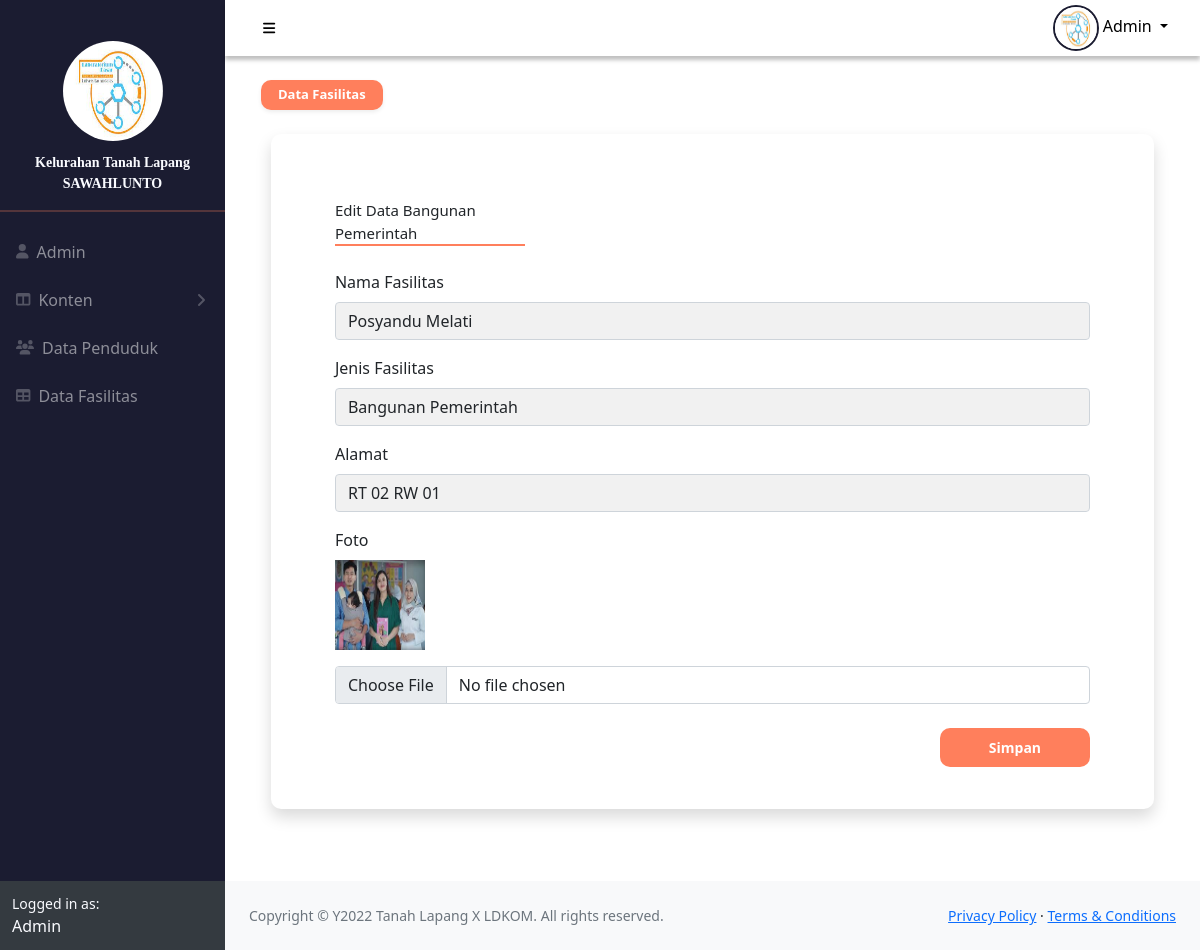
The page /main.php?p=fasilitas.edit&id=13 (signed in) on the database its author committed.
### tables this page shows
CREATE TABLE `user` (
  `id` int(100) NOT NULL,
  `uname` varchar(1000) NOT NULL,
  `pass` varchar(1000) NOT NULL,
  `role` varchar(1000) NOT NULL,
  `nama` varchar(1000) NOT NULL,
  `nip` int(100) NOT NULL,
  `jabatan` varchar(1000) NOT NULL,
  `nohp` varchar(1000) DEFAULT NULL,
  `alamat` varchar(1000) DEFAULT NULL,
  `foto` varchar(1000) DEFAULT NULL
);

CREATE TABLE `fasilitas` (
  `id` int(11) NOT NULL,
  `nama` varchar(1000) NOT NULL,
  `id_jenis` int(11) NOT NULL,
  `alamat` varchar(1000) NOT NULL,
  `foto` varchar(1000) NOT NULL
);

CREATE TABLE `jenis_fasilitas` (
  `idf` int(11) NOT NULL,
  `jenis` varchar(1000) NOT NULL
);

### process/fasilitas/edit.php (the view, shortened to what this page needs)
<div class="container">
  <div class="content p-4">
    <nav aria-label="breadcrumb">
      <ol class="breadcrumb">
        <li class="active" aria-current="page">
          <a href="?p=fasilitas.index" class="btn btn-sm shadow-sm px-3" style="background-color: #ff7f5c; color: #fff; font-weight: bold; font-size: 13px;border-radius: 10px;">
            Data Fasilitas
          </a>
        </li>
      </ol>
    </nav>
	<?php
        $id  = $_GET['id'];
        $sql = "SELECT*FROM fasilitas a
                	LEFT JOIN jenis_fasilitas b ON (a.id_jenis=b.idf)
                WHERE a.id = '$id'";
        $res = $conn->query($sql);
        $data = $res->fetch_assoc();
        $sql = "SELECT * FROM jenis_fasilitas";
        $res = $conn->query($sql);
        while ($row = $res->fetch_assoc()) {
        $fas .= "<option value='{$row['idf']}'> {$row['jenis']} </option>";
        }
    ?>
   <div class="row mt-4" style="margin-left: 10px; margin-right: 10px">
      <div class="card shadow mb-5" style="box-shadow: 10px; border-radius: 10px; border: none">
      <div class="row mt-4" style="margin-left: 10px; margin-right: 10px">
        <div class="card-body">
          <div class="col title ps-0"style="border-bottom: 2px solid #ff7f5c;width: 190px;font-size: 15px;">Edit Data <?php echo $data['jenis']; ?>
          </div>
          <div class="col mt-4">
            <form action="?p=fasilitas.action" id="defaultForm" method="post" enctype="multipart/form-data">
            <div class="mb-3">
              <label for="nama" class="form-label">Nama Fasilitas</label>
              <input type="text" class="form-control" name="nama" value="<?php echo $data['nama']; ?>" style="background-color:#F1F1F1">
            </div>
            <div class="mb-3">
              <label for="id_jenis" class="form-label">Jenis Fasilitas</label>
              <select class="form-control" name="id_jenis" value="<?php echo $data['id_jenis'];?>" style="background-color:#F1F1F1"required/>
              <?php echo $fas; ?>
            </div>
            <div class="mb-3">
            <label for="alamat" class="form-label">Alamat</label>
            <input type="text" class="form-control" name="alamat" value="<?php echo $data['alamat']; ?>" style="background-color:#F1F1F1" >
            </div>
            <div class="mb-3">
              <label for="foto" class="form-label">Foto</label>
              <div class="mb-3">
                <img src="assets/img/fasilitas/<?php echo $data['foto'];?>" width="90" height="90"/>
              <br>
            </div>
            <input type="file" class="form-control" name="foto"/>
            </div>
            <div class="my-4">
              <button type="submit" name="edit" class="btn px-5 py-2 float-end" style="background-color: #ff7f5c; color: #fff; font-size: 14px; font-weight: bold; border-radius: 10px;">Simpan
              </button>
            </div>
          </form>
       	</div>
	</div>
</div>

### main.php (shortened to what this page needs)
<?php
    require_once ('connect.php');
    $id= $_SESSION['id'];
    $sql = "SELECT * FROM user WHERE id = '$id' LIMIT 1";
    $res = $conn->query($sql);
    $data = $res->fetch_assoc();
?>
<!DOCTYPE html>
<html lang="en">
  <head>
        <link href="https://cdn.jsdelivr.net/npm/simple-datatables@latest/dist/style.css" rel="stylesheet" />
        <link href="css/styles.css" rel="stylesheet" />
        <link href="assets/font-awesome/css/font-awesome.min.css" rel="stylesheet" type="text/css">
    </head>
  <body class="sb-sidenav-collapse-arrow">
    <div id="layoutSidenav">
      <div id="layoutSidenav_nav">
        <nav
          class="sb-sidenav accordion sb-sidenav-dark"
          id="sidenavAccordion"
          style="color: #fafbff"
        >
          <div class="sb-sidenav-menu" style="background-color: #1b1c31">
            <div class="nav">
              <img class="avasidebar" src="assets/img/admin/<?php echo $data['foto']; ?>" alt="Foto Profil" />
              <div
                class="small"
                style="
                  margin: auto;
                  font-weight: bolder;
                  padding-top: 5%;
                  font-family: Manrope;
                "
              >
                Kelurahan Tanah Lapang
              </div>
              <div
                class="small"
                style="margin: auto; font-weight: bolder; font-family: Manrope"
              >
                SAWAHLUNTO
              </div>
              <hr style="border: 1px solid #ff7f5c" />
              <a class="nav-link" href="?p=user.index">
                <div class="sb-nav-link-icon">
                  <i class="fa fa-user"></i>
                </div>
                Admin
              </a>
              <a
                class="nav-link collapsed"
                href="#"
                data-bs-toggle="collapse"
                data-bs-target="#collapseLayouts"
                aria-expanded="false"
                aria-controls="collapseLayouts"
              >
                <div class="sb-nav-link-icon">
                  <i class="fa fa-columns"></i>
                </div>
                Konten
                <div class="sb-sidenav-collapse-arrow">
                  <i class="fa fa-angle-down"></i>
                </div>
              </a>
              <a class="nav-link" href="?p=penduduk.index">
                <div class="sb-nav-link-icon">
                  <i class="fa fa-users"></i>
                </div>
                Data Penduduk
              </a>
              <a class="nav-link" href="?p=fasilitas.index">
                <div class="sb-nav-link-icon"><i class="fa fa-table"></i></div>
                Data Fasilitas
              </a>
            </div>
          </div>
          <div class="sb-sidenav-footer">
            <div class="small">Logged in as:</div>
            Admin
          </div>
        </nav>
      </div>
      <div id="layoutSidenav_content">
        <nav class="sb-topnav navbar navbar-expand">
          <button
            class="btn btn-link btn-sm order-1 order-lg-0 me-4 me-lg-0 text-black"
            id="sidebarToggle"
            href="#!"
            style="margin: 3%"
          >
            <i class="fa fa-bars"></i>
          </button>
          <ul class="navbar-nav ms-auto ms-md-0 me-3 me-lg-4">
            <li class="nav-item dropdown">
              <a
                class="nav-link dropdown-toggle text-black"
                id="navbarDropdown"
                href="#"
                role="button"
                data-bs-toggle="dropdown"
                aria-expanded="false"
              >
                <img class="avapp" src="assets/img/admin/<?php echo $data['foto']; ?>"/>
                Admin
              </a>
            </li>
          </ul>
        </nav>
        <main>
          <?php
                if ($_SESSION['role'] === 'admin')
                {
                    if( isset($_GET['p']) && strlen($_GET['p']) > 0 )
                    {
                        $p = str_replace(".","/",$_GET['p']).".php";
                    } else {
                        $p = "home.php";
                    } if( file_exists("process/".$p) )
                    {
                        include("process/".$p);
                    } else {
                        include("process/home.php");
                    }
                 }
            ?>
        </main>
        <footer class="py-4 bg-light mt-auto">
          <div class="container-fluid px-4">
            <div
              class="d-flex align-items-center justify-content-between small"
            >
              <div class="text-muted">
                Copyright &copy Y2022 Tanah Lapang X LDKOM. All rights reserved.
              </div>
              <div>
                <a href="#">Privacy Policy</a>
                &middot;
                <a href="#">Terms &amp; Conditions</a>
              </div>
            </div>
          </div>
        </footer>
      </div>
    </div>
  </body>
</html>

### rows shown on the page
user: foto (picture)
fasilitas: id_jenis.jenis "Bangunan Pemerintah", nama "Posyandu Melati", alamat "RT 02 RW 01", foto (picture)

### other values the page prints
form field id_jenis "Bangunan Pemerintah"
